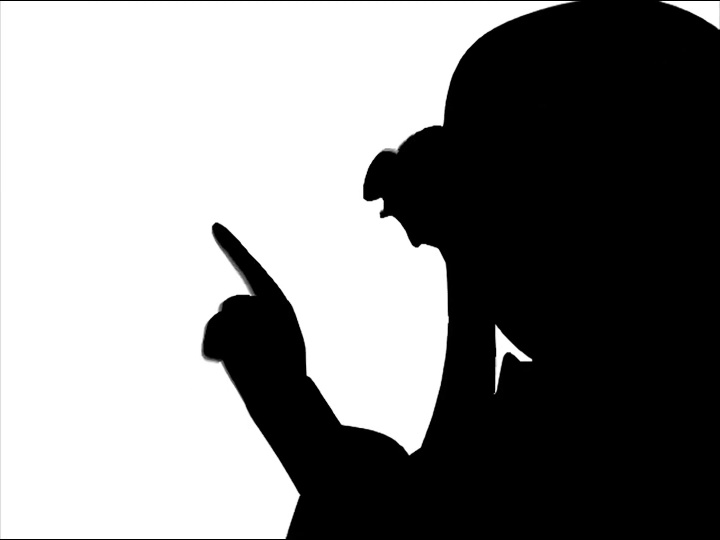
#> input picture py_code/og-frames/bad_apple_1028.png, 1440 x 1080 px, given in place of bad_apple_01.png, which was not available (shown at 1/2 size)
$ python resize.py
#> lines starting #> are read from the running program, lines starting #| are printed output that depends on the picture
from PIL import Image
import time

count = 6562
a = 1
start = time.time()

while(a <= count):
    if a > 99:
        img = 'bad_apple_' + str(a) + '.png'

        image = Image.open('og-frames/' + img)
        variable = image.resize((80, 24))
        variable.save('resized-frames/' + img)

        a += 1
    else:
        img = 'bad_apple_0' + str(a) + '.png'

        image = Image.open('og-frames/'+ img)
#> image is the input picture: PIL image 1440x1080 L; min 0, max 255, mean 135.6
        variable = image.resize((80, 24))
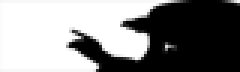
#> variable: PIL image 80x24 L (shown 3 times larger); min 0, max 255, mean 135.8
        variable.save('resized-frames/' + img)

        a += 1
#> pass 2 of the loop `while(a <= count):`:
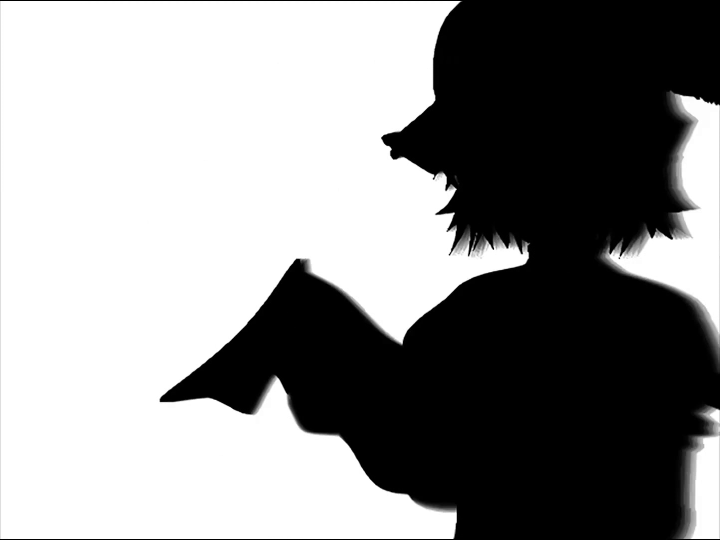
#> input picture py_code/og-frames/bad_apple_1097.png, 1440 x 1080 px, given in place of bad_apple_02.png, which was not available (shown at 1/2 size)
#> image is the input picture: PIL image 1440x1080 L; min 0, max 255, mean 144.5
#> `variable = image.resize((80, 24))`:
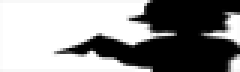
#> variable: PIL image 80x24 L (shown 3 times larger); min 0, max 255, mean 144.8
#> (the run stopped early here; a loop or call above may not have finished)
